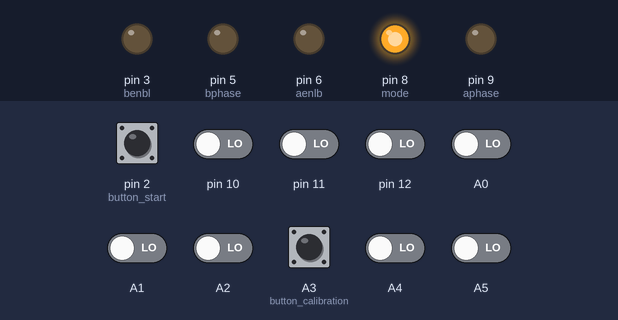
Bench run of a sketch on a simulated Arduino Uno, built with avr-gcc and run on an emulated ATmega328P. Shown: output pins drawn as LEDs (lit = HIGH). Dashed ring = blinking. Inputs (shaded band) come from the test bench; at power-on: A3 (button_calibration) HIGH, A0–2, A4, A5, pin 2 (button_start), pin 10–12 LOW.

Above: at 10.8 s.
10.9 s: pin 2 (button_start) pulled HIGH for 0.25 s
At 12.08 s:
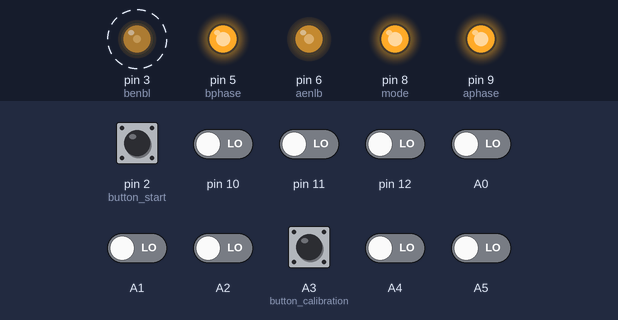
13.9 s: pin 12 driven HIGH
At 14.6 s:
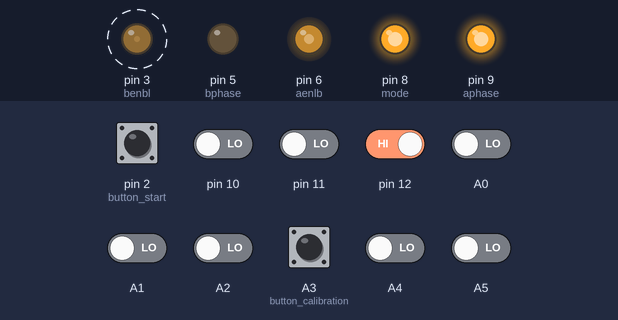
16.9 s: pin 10 driven HIGH
At 17.36 s:
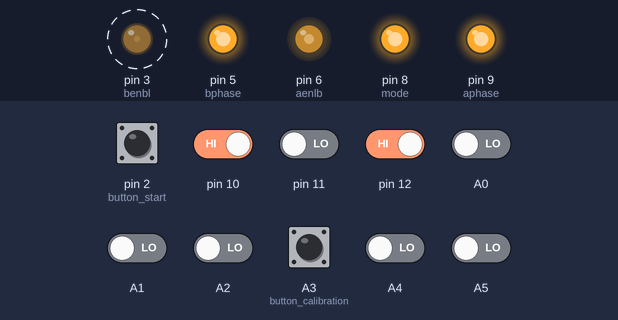
19.9 s: A5 driven HIGH
At 20.04 s:
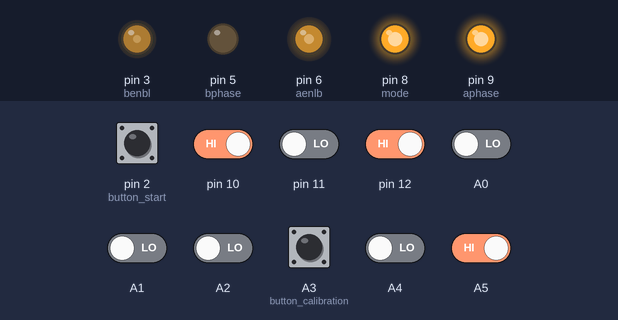
22.9 s: pin 10 driven LOW
At 23.07 s:
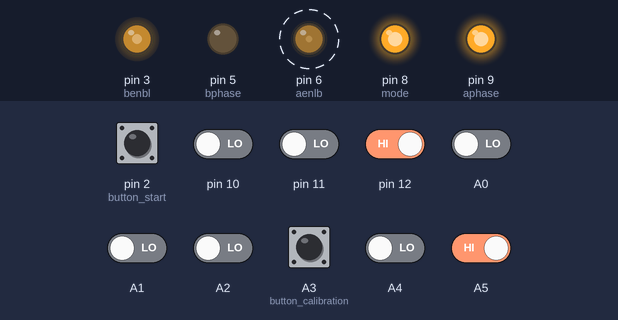
25.9 s: pin 12 driven LOW
At 27.32 s:
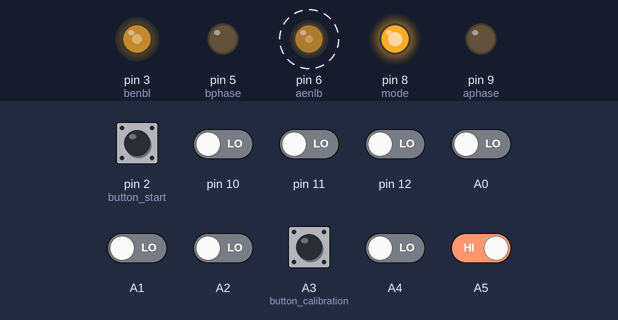
Timing chart, 0 to 29.9 s (numbered marks = the images above; inputs shaded):
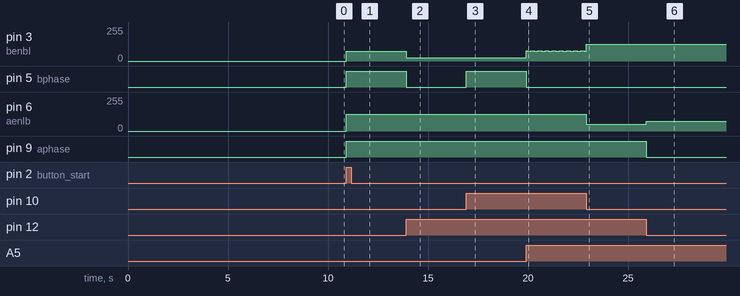

Measured:
- after the input at 10.9 s, pin 3 (benbl): alternates 75/255 for 0.02 s and 74/255 for 0.02 s, starting at once; pin 5 (bphase), pin 9 (aphase): LOW → HIGH at once; pin 6 (aenlb): 0/255 → 125/255 at once
- after the input at 13.9 s, pin 3 (benbl): alternates 26/255 for 0.06 s and 25/255 for 0.06 s, starting at once; pin 5 (bphase): HIGH → LOW at once
- after the input at 16.9 s, pin 3 (benbl): alternates 25/255 for 0.04 s and 24/255 for 0.04 s, starting after 0.08 s; pin 5 (bphase): LOW → HIGH at once
- after the input at 19.9 s, pin 5 (bphase): HIGH → LOW at once; pin 6 (aenlb): 125/255 → 124/255 at once, then repeats every 0.36 s: 125/255 0.18 s, 124/255 0.18 s
- after the input at 22.9 s, pin 6 (aenlb): alternates 51/255 for 0.09 s and 50/255 for 0.09 s, starting at once
- after the input at 25.9 s, pin 6 (aenlb): alternates 75/255 for 0.02 s and 74/255 for 0.02 s, starting at once; pin 9 (aphase): HIGH → LOW at once

The sketch:

code_used_in_arduino_code_development__1.ino
```cpp
#include <QTRSensors.h>

int aphase = 9;
int aenlb = 6;
int bphase = 5;
int benbl = 3;
int mode = 8;

int P;
int I;
int D;

float Kp = 0.05;
float Ki = 0.00001;
float Kd = 0.8;

int lastError = 0;

int button_calibration = A3;
int button_start = 2;

QTRSensors qtr;

const uint8_t SensorCount = 8;
uint16_t sensorValues[SensorCount];

void setup() {
  // put your setup code here, to run once:
  qtr.setTypeRC();
  qtr.setSensorPins((const uint8_t[]){10, 11, 12, A0, A1, A2, A4, A5}, SensorCount);
  qtr.setEmitterPin(7);

  pinMode(aphase, OUTPUT);
  pinMode(aenlb, OUTPUT);
  pinMode(bphase, OUTPUT);
  pinMode(benbl, OUTPUT);
  pinMode(mode, OUTPUT);

  pinMode(button_calibration, INPUT);
  pinMode(button_start, INPUT);

  digitalWrite(mode, HIGH);

  while(digitalRead(button_calibration) == LOW) {}
  //10 seconds
  for (uint16_t i = 0; i < 400; i++)
  {
    qtr.calibrate();
  }

  while(digitalRead(button_start) == LOW) {}
}

void loop() {
  // put your main code here, to run repeatedly:
  PID_control();
}

void PID_control() {
  uint16_t positionLine = qtr.readLineBlack(sensorValues);
  int error = 3500 - positionLine;

  P = error;
  I = error + I;
  D = error - lastError;
  lastError = error;

  int motorSpeedChange = P*Kp + I*Ki + D*Kd;

  int motorSpeedA = 100 + motorSpeedChange;
  int motorSpeedB = 100 - motorSpeedChange;

  if (motorSpeedA > 125) {
    motorSpeedA = 125;
  }
  if (motorSpeedB > 125) {
    motorSpeedB = 125;
  }
  if (motorSpeedA < -75) {
    motorSpeedA = -75;
  }
  if (motorSpeedB < -75) {
    motorSpeedB = -75;
  }
  forward_movement(motorSpeedA, motorSpeedB);
}

void forward_movement(int speedA, int speedB) {
  if (speedA < 0) {
    speedA = 0 - speedA;
    digitalWrite(aphase, LOW);
  }
  else {
    digitalWrite(aphase, HIGH);
  }
  if (speedB < 0) {
    speedB = 0 - speedB;
    digitalWrite(bphase, HIGH);
  }
  else {
    digitalWrite(bphase, LOW);
  }
  analogWrite(aenlb, speedA);
  analogWrite(benbl, speedB);
}
```
